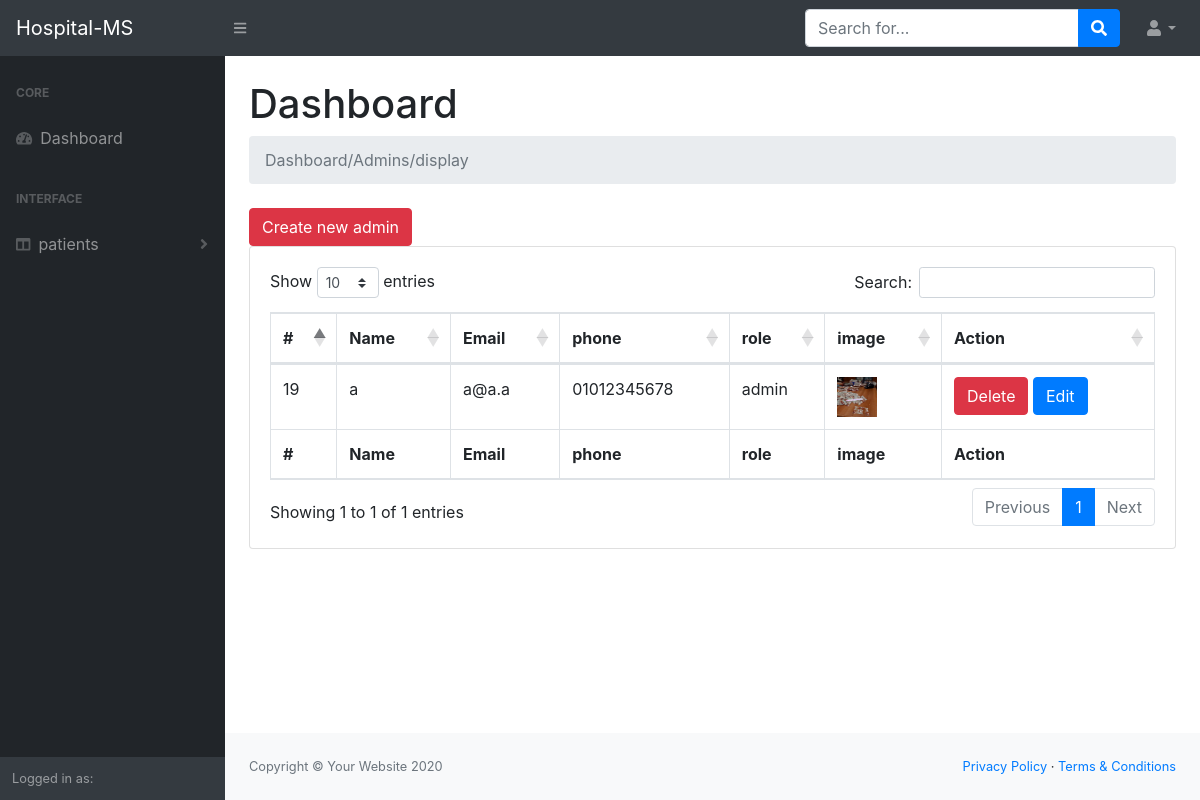
The page /admins/index.php on the database its author committed.
### tables this page shows
CREATE TABLE `users` (
  `id` tinyint(4) NOT NULL,
  `name` char(150) NOT NULL,
  `gender` tinyint(1) NOT NULL COMMENT '"1 for male, 2 for female" ',
  `email` char(100) NOT NULL,
  `password` char(100) NOT NULL,
  `address` char(150) NOT NULL,
  `phone` char(11) NOT NULL,
  `emergencyPhone` char(11) NOT NULL,
  `image` char(150) DEFAULT NULL,
  `role_id` tinyint(100) NOT NULL
);

CREATE TABLE `roles` (
  `id` tinyint(4) NOT NULL,
  `title` char(100) NOT NULL
);

### admins/index.php (the view, shortened to what this page needs)
<?php
require '../helpers/dbConnection.php';
$sql = 'select users.*,roles.title  from  users inner join roles on users.role_id = roles.id where roles.title = "admin"';
$op = mysqli_query($con, $sql);
require '../layouts/header.php';
require '../layouts/nav.php';
require '../layouts/sidNav.php';
?>
<main>
    <div class="container-fluid">
        <h1 class="mt-4">Dashboard</h1>
        <ol class="breadcrumb mb-4">
            <li class="breadcrumb-item active">Dashboard/Admins/display</li>
            <?php
            echo '<br>';
            ?>
        </ol>
        <a href='create.php'
           class='btn btn-danger m-r-1em'>Create new admin</a>
        <div class="card mb-4">
            <div class="card-body">
                <div class="table-responsive">
                    <table class="table table-bordered" id="dataTable" width="100%" cellspacing="0">
                        <thead>
                        <tr>
                            <th>#</th>
                            <th>Name</th>
                            <th>Email</th>
                            <th>phone</th>
                            <th>role</th>
                            <th>image</th>
                            <th>Action</th>
                        </tr>
                        </thead>
                        <tfoot>
                        <tr>
                            <th>#</th>
                            <th>Name</th>
                            <th>Email</th>
                            <th>phone</th>
                            <th>role</th>
                            <th>image</th>
                            <th>Action</th>
                        </tfoot>
                        <tbody>
                        <?php
                        while($data = mysqli_fetch_assoc($op)){
                            ?>
                            <tr>
                                <td><?php echo $data['id']; ?></td>
                                <td><?php echo $data['name']; ?></td>
                                <td><?php echo $data['email']; ?></td>
                                <td><?php echo $data['phone']; ?></td>
                                <td><?php echo $data['title']; ?></td>
                                <td> <img src="./uploads/<?php echo $data['image']; ?>" height="40px" width="40px">  </td>
                                <td>
                                    <a href='delete.php?id=<?php echo $data['id']; ?>'
                                       class='btn btn-danger m-r-1em'>Delete</a>
                                    <a href='edit.php?id=<?php echo $data['id']; ?>' class='btn btn-primary m-r-1em'>Edit</a>
                                </td>
                            </tr>
                            <?php
                        }
                        ?>
                        </tbody>
                    </table>
                </div>
            </div>
        </div>
    </div>
</main>
<?php
require '../layouts/footer.php';
?>

### rows shown on the page
users: id "19", name "a", email "a@a.a", phone "01012345678", role.title "admin", image (picture)

### other values the page prints
$module "patients"
